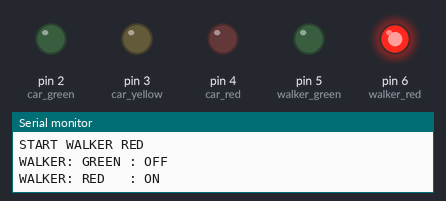
Bench run of a sketch on a simulated Arduino Uno, built with avr-gcc and run on an emulated ATmega328P. Parts: output pins drawn as LEDs (lit = HIGH), the last lines printed to the serial monitor. Random numbers use the default seed unless the sketch sets one.

Above: at 0.2 s.
At 2.2 s:
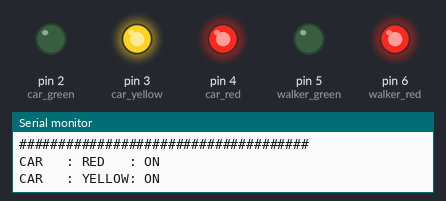
At 4.2 s:
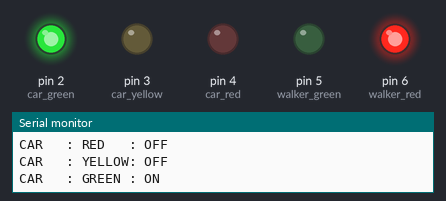
At 9.3 s:
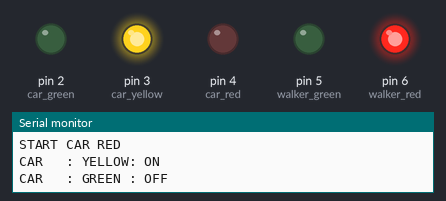
At 16.6 s:
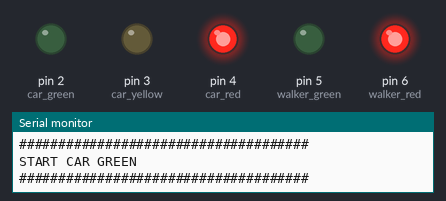
At 34.8 s:
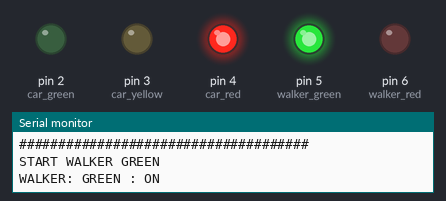
Timing chart, 0 to 36.3 s (numbered marks = the images above):
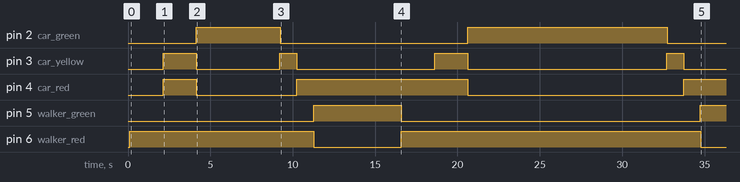

The sketch:

traffic_light.ino
```cpp
int car_red       = 4;
int car_yellow    = 3;
int car_green     = 2;

int walker_red    = 6;
int walker_green  = 5;

int green_time    = 0;

void setup() {
  Serial.begin(9600);
  Serial.println("Traffic light start");
  for (int i = 2; i <= 6; i++){
    pinMode(i, OUTPUT);
    digitalWrite(i, LOW);
  }
  randomSeed(analogRead(0));
}

void loop() {
  set_car_green();
  green_time = (random(10000)%9) * 1000 + 5000;
  Serial.print("Green for: ");
  Serial.println(green_time);
  delay(green_time);
  set_car_red();
}

void set_car_green(){
  Serial.println("#####################################");
  Serial.println("START CAR GREEN");

  set_walker_red();

  Serial.println("CAR   : RED   : ON");
  digitalWrite(car_red, HIGH);

  Serial.println("CAR   : YELLOW: ON");
  digitalWrite(car_yellow, HIGH);

  delay(2000);

  Serial.println("CAR   : RED   : OFF");
  digitalWrite(car_red, LOW);

  Serial.println("CAR   : YELLOW: OFF");
  digitalWrite(car_yellow, LOW);

  Serial.println("CAR   : GREEN : ON");
  digitalWrite(car_green, HIGH);

  Serial.println("END CAR GREEN");
  Serial.println("#####################################");
}

void set_car_red(){
  Serial.println("#####################################");
  Serial.println("START CAR RED");

  Serial.println("CAR   : YELLOW: ON");
  digitalWrite(car_yellow, HIGH);

  Serial.println("CAR   : GREEN : OFF");
  digitalWrite(car_green, LOW);

  delay(1000);

  Serial.println("CAR   : YELLOW: OFF");
  digitalWrite(car_yellow, LOW);

  Serial.println("CAR   : RED   : ON");
  digitalWrite(car_red, HIGH);

  delay(1000);

  set_walker_green();

  Serial.println("END CAR RED");
  Serial.println("#####################################");
}

void set_walker_green(){
  Serial.println("#####################################");
  Serial.println("START WALKER GREEN");

  Serial.println("WALKER: GREEN : ON");
  digitalWrite(walker_green, HIGH);

  Serial.println("WALKER: RED   : OFF");
  digitalWrite(walker_red, LOW);

  Serial.println("END WALKER GREEN");
  Serial.println("#####################################");

  Serial.println("#####################################");
  Serial.println("Wait for Walker to walk");
  delay(5000);
  Serial.println("#####################################");
}

void set_walker_red(){
  Serial.println("#####################################");
  Serial.println("START WALKER RED");

  Serial.println("WALKER: GREEN : OFF");
  digitalWrite(walker_green, LOW);

  Serial.println("WALKER: RED   : ON");
  digitalWrite(walker_red, HIGH);

  delay(2000);

  Serial.println("END WALKER RED");
  Serial.println("#####################################");
}
```

Measured:
- by itself, pin 2 (car_green): LOW → HIGH at 4.1 s, → LOW 5.1 s later, → HIGH 11.4 s later, → LOW 12.1 s later
- by itself, pin 3 (car_yellow): LOW → HIGH at 2.1 s, → LOW 2.0 s later, → HIGH 5.1 s later, → LOW 1.0 s later, … (8 changes in this stretch)
- by itself, pin 4 (car_red): goes HIGH 2.0 s, LOW 6.1 s, HIGH 10.4 s, LOW 13.1 s, then HIGH
- by itself, pin 5 (walker_green): LOW → HIGH at 11.3 s, → LOW 5.3 s later, → HIGH 18.2 s later
- by itself, pin 6 (walker_red): LOW → HIGH at 0.11 s, → LOW 11.2 s later, → HIGH 5.3 s later, → LOW 18.2 s later
